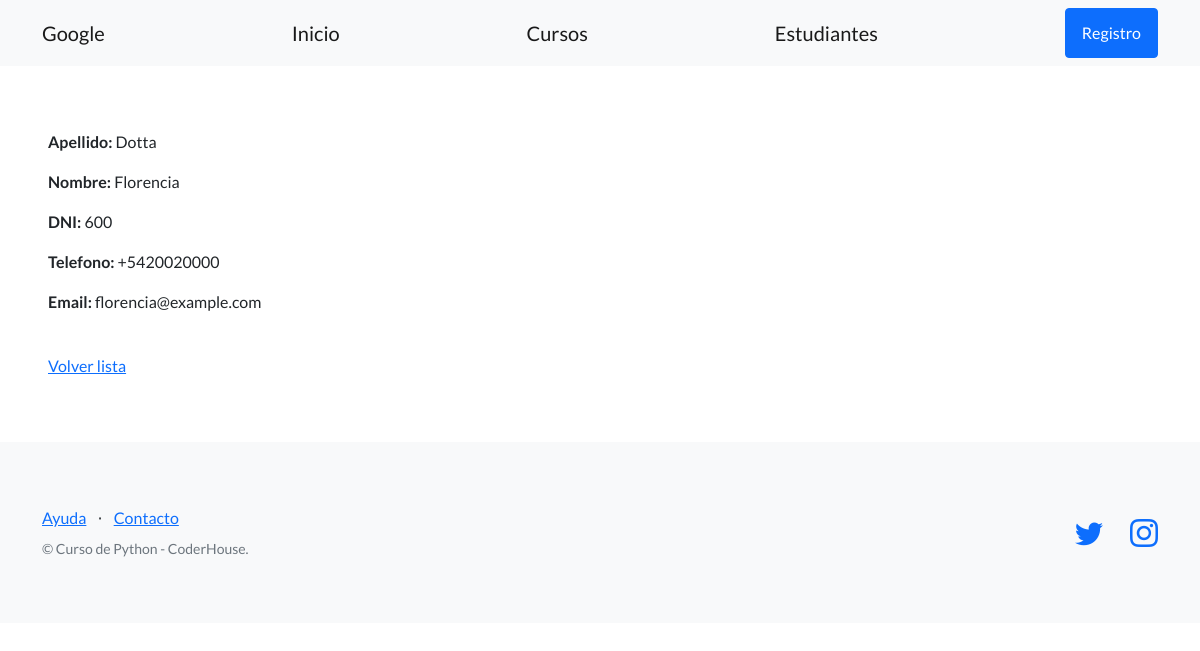
The app's page /estudios/estudiantes/2/, older data.
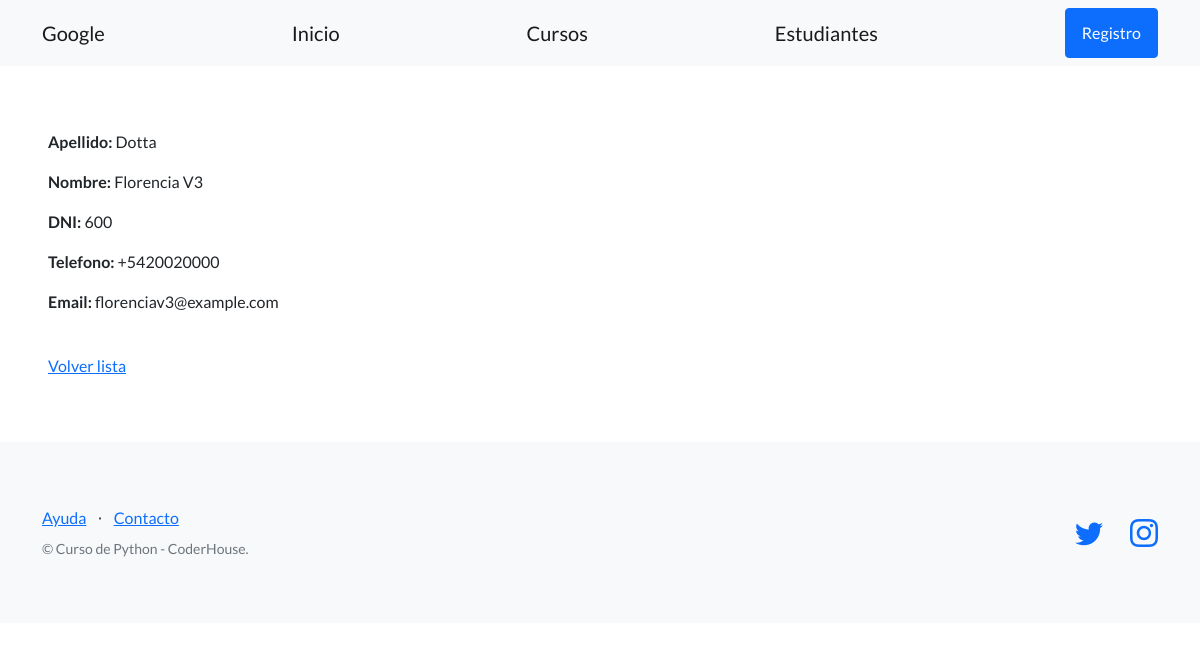
The same page, newer data.
### control_estudios/models.py (models this page shows, shortened)
class Estudiante(models.Model):
    apellido = models.CharField(max_length=256)
    nombre = models.CharField(max_length=256)
    email = models.EmailField(blank=True)
    telefono = models.CharField(max_length=20, blank=True)
    dni = models.CharField(max_length=32)
    fecha_nacimiento = models.DateField(null=True)

### control_estudios/views.py (the view)
# urls.py: path('estudiantes/<int:pk>/', EstudianteDetailView.as_view(), name="ver_estudiante"),
class EstudianteDetailView(DetailView):
    model = Estudiante
    success_url = reverse_lazy('lista_estudiantes')

### control_estudios/templates/control_estudios/estudiante_detail.html
{% extends "control_estudios/base.html" %}
{% block contenido %}
<p>
  <strong>Apellido:</strong> {{object.apellido}}
</p>
<p>
  <strong>Nombre:</strong> {{object.nombre}}
</p>
<p>
  <strong>DNI:</strong> {{object.dni}}
</p>
<p>
  <strong>Telefono:</strong> {{object.telefono}}
</p>
<p>
  <strong>Email:</strong> {{object.email}}
</p>
<br>
<a href="{% url 'lista_estudiantes' %}">Volver lista</a>
{% endblock contenido %}

Row changes from the older to the newer data that the page shows:
changed Estudiante "Dotta": nombre "Florencia" → "Florencia V3"; email "florencia@example.com" → "florenciav3@example.com"
